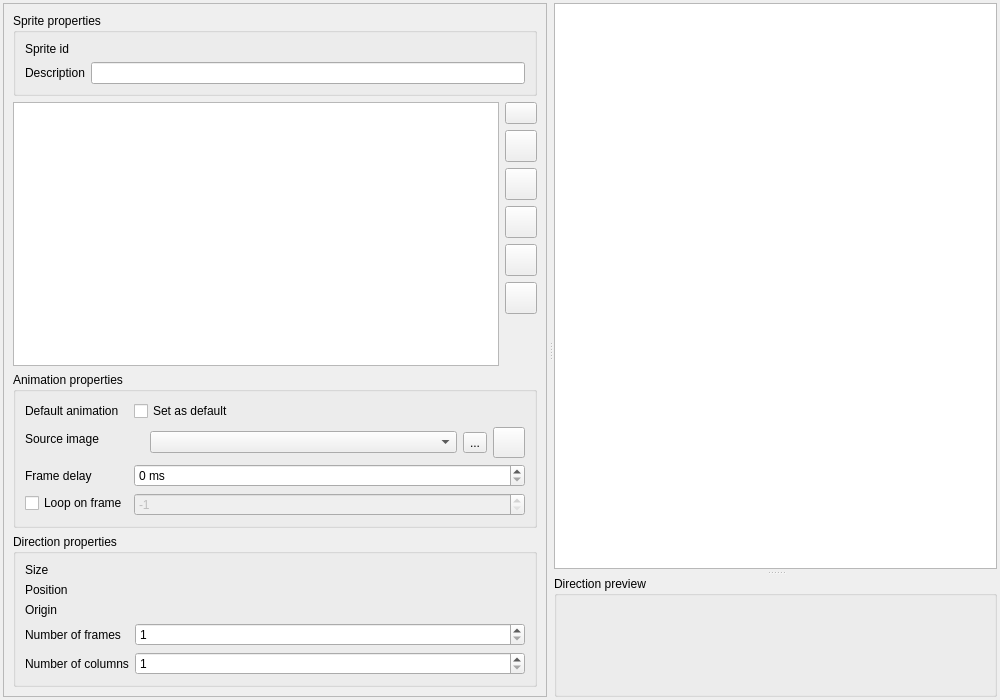
<?xml version="1.0" encoding="UTF-8"?>
<ui version="4.0">
 <class>SolarusEditor::SpriteEditor</class>
 <widget class="QWidget" name="SolarusEditor::SpriteEditor">
  <property name="geometry">
   <rect>
    <x>0</x>
    <y>0</y>
    <width>1000</width>
    <height>700</height>
   </rect>
  </property>
  <property name="sizePolicy">
   <sizepolicy hsizetype="Preferred" vsizetype="Ignored">
    <horstretch>0</horstretch>
    <verstretch>0</verstretch>
   </sizepolicy>
  </property>
  <property name="windowTitle">
   <string>Sprite editor</string>
  </property>
  <layout class="QHBoxLayout" name="horizontalLayout">
   <property name="leftMargin">
    <number>3</number>
   </property>
   <property name="topMargin">
    <number>3</number>
   </property>
   <property name="rightMargin">
    <number>3</number>
   </property>
   <property name="bottomMargin">
    <number>3</number>
   </property>
   <item>
    <widget class="QSplitter" name="horizontal_splitter">
     <property name="orientation">
      <enum>Qt::Horizontal</enum>
     </property>
     <property name="handleWidth">
      <number>7</number>
     </property>
     <property name="childrenCollapsible">
      <bool>false</bool>
     </property>
     <widget class="QWidget" name="sprite_side_view" native="true">
      <property name="sizePolicy">
       <sizepolicy hsizetype="Ignored" vsizetype="Expanding">
        <horstretch>0</horstretch>
        <verstretch>0</verstretch>
       </sizepolicy>
      </property>
      <layout class="QVBoxLayout" name="verticalLayout_2">
       <property name="leftMargin">
        <number>0</number>
       </property>
       <property name="topMargin">
        <number>0</number>
       </property>
       <property name="rightMargin">
        <number>0</number>
       </property>
       <property name="bottomMargin">
        <number>0</number>
       </property>
       <item>
        <widget class="QScrollArea" name="sprite_side_view_scroll_area">
         <property name="widgetResizable">
          <bool>true</bool>
         </property>
         <widget class="QWidget" name="sprite_side_view_scroll_area_contents">
          <property name="geometry">
           <rect>
            <x>0</x>
            <y>0</y>
            <width>584</width>
            <height>692</height>
           </rect>
          </property>
          <layout class="QVBoxLayout" name="verticalLayout_3">
           <item>
            <widget class="QGroupBox" name="sprite_properties_group_box">
             <property name="title">
              <string>Sprite properties</string>
             </property>
             <layout class="QFormLayout" name="formLayout">
              <item row="0" column="0">
               <widget class="QLabel" name="sprite_id_label">
                <property name="toolTip">
                 <string/>
                </property>
                <property name="text">
                 <string>Sprite id</string>
                </property>
               </widget>
              </item>
              <item row="0" column="1">
               <widget class="QLabel" name="sprite_id_field">
                <property name="toolTip">
                 <string>Filename of the sprite (without extension)</string>
                </property>
                <property name="text">
                 <string/>
                </property>
                <property name="textInteractionFlags">
                 <set>Qt::LinksAccessibleByMouse|Qt::TextSelectableByMouse</set>
                </property>
               </widget>
              </item>
              <item row="1" column="0">
               <widget class="QLabel" name="description_label">
                <property name="text">
                 <string>Description</string>
                </property>
               </widget>
              </item>
              <item row="1" column="1">
               <widget class="QLineEdit" name="description_field">
                <property name="toolTip">
                 <string>User-friendly description to show in the editor</string>
                </property>
               </widget>
              </item>
             </layout>
            </widget>
           </item>
           <item>
            <layout class="QHBoxLayout" name="horizontalLayout_4">
             <item>
              <widget class="SolarusEditor::SpriteTreeView" name="sprite_tree_view"/>
             </item>
             <item>
              <layout class="QVBoxLayout" name="verticalLayout">
               <item>
                <widget class="QPushButton" name="create_button">
                 <property name="maximumSize">
                  <size>
                   <width>32</width>
                   <height>32</height>
                  </size>
                 </property>
                 <property name="toolTip">
                  <string>Add</string>
                 </property>
                 <property name="text">
                  <string/>
                 </property>
                 <property name="icon">
                  <iconset resource="../../resources/images.qrc">
                   <normaloff>:/images/icon_add.png</normaloff>:/images/icon_add.png</iconset>
                 </property>
                 <property name="iconSize">
                  <size>
                   <width>24</width>
                   <height>24</height>
                  </size>
                 </property>
                </widget>
               </item>
               <item>
                <widget class="QPushButton" name="rename_button">
                 <property name="sizePolicy">
                  <sizepolicy hsizetype="Fixed" vsizetype="Fixed">
                   <horstretch>0</horstretch>
                   <verstretch>0</verstretch>
                  </sizepolicy>
                 </property>
                 <property name="minimumSize">
                  <size>
                   <width>32</width>
                   <height>32</height>
                  </size>
                 </property>
                 <property name="maximumSize">
                  <size>
                   <width>32</width>
                   <height>32</height>
                  </size>
                 </property>
                 <property name="toolTip">
                  <string>Rename</string>
                 </property>
                 <property name="text">
                  <string/>
                 </property>
                 <property name="icon">
                  <iconset resource="../../resources/images.qrc">
                   <normaloff>:/images/icon_rename.png</normaloff>:/images/icon_rename.png</iconset>
                 </property>
                 <property name="iconSize">
                  <size>
                   <width>24</width>
                   <height>24</height>
                  </size>
                 </property>
                </widget>
               </item>
               <item>
                <widget class="QPushButton" name="duplicate_button">
                 <property name="sizePolicy">
                  <sizepolicy hsizetype="Fixed" vsizetype="Fixed">
                   <horstretch>0</horstretch>
                   <verstretch>0</verstretch>
                  </sizepolicy>
                 </property>
                 <property name="minimumSize">
                  <size>
                   <width>32</width>
                   <height>32</height>
                  </size>
                 </property>
                 <property name="maximumSize">
                  <size>
                   <width>32</width>
                   <height>32</height>
                  </size>
                 </property>
                 <property name="toolTip">
                  <string>Duplicate</string>
                 </property>
                 <property name="text">
                  <string/>
                 </property>
                 <property name="icon">
                  <iconset resource="../../resources/images.qrc">
                   <normaloff>:/images/icon_copy.png</normaloff>:/images/icon_copy.png</iconset>
                 </property>
                 <property name="iconSize">
                  <size>
                   <width>24</width>
                   <height>24</height>
                  </size>
                 </property>
                </widget>
               </item>
               <item>
                <widget class="QPushButton" name="up_button">
                 <property name="sizePolicy">
                  <sizepolicy hsizetype="Fixed" vsizetype="Fixed">
                   <horstretch>0</horstretch>
                   <verstretch>0</verstretch>
                  </sizepolicy>
                 </property>
                 <property name="minimumSize">
                  <size>
                   <width>32</width>
                   <height>32</height>
                  </size>
                 </property>
                 <property name="maximumSize">
                  <size>
                   <width>32</width>
                   <height>32</height>
                  </size>
                 </property>
                 <property name="toolTip">
                  <string>Move up</string>
                 </property>
                 <property name="text">
                  <string/>
                 </property>
                 <property name="icon">
                  <iconset resource="../../resources/images.qrc">
                   <normaloff>:/images/icon_up.png</normaloff>:/images/icon_up.png</iconset>
                 </property>
                 <property name="iconSize">
                  <size>
                   <width>24</width>
                   <height>24</height>
                  </size>
                 </property>
                </widget>
               </item>
               <item>
                <widget class="QPushButton" name="down_button">
                 <property name="sizePolicy">
                  <sizepolicy hsizetype="Fixed" vsizetype="Fixed">
                   <horstretch>0</horstretch>
                   <verstretch>0</verstretch>
                  </sizepolicy>
                 </property>
                 <property name="minimumSize">
                  <size>
                   <width>32</width>
                   <height>32</height>
                  </size>
                 </property>
                 <property name="maximumSize">
                  <size>
                   <width>32</width>
                   <height>32</height>
                  </size>
                 </property>
                 <property name="toolTip">
                  <string>Move down</string>
                 </property>
                 <property name="text">
                  <string/>
                 </property>
                 <property name="icon">
                  <iconset resource="../../resources/images.qrc">
                   <normaloff>:/images/icon_down.png</normaloff>:/images/icon_down.png</iconset>
                 </property>
                 <property name="iconSize">
                  <size>
                   <width>24</width>
                   <height>24</height>
                  </size>
                 </property>
                </widget>
               </item>
               <item>
                <widget class="QPushButton" name="delete_button">
                 <property name="sizePolicy">
                  <sizepolicy hsizetype="Fixed" vsizetype="Fixed">
                   <horstretch>0</horstretch>
                   <verstretch>0</verstretch>
                  </sizepolicy>
                 </property>
                 <property name="minimumSize">
                  <size>
                   <width>32</width>
                   <height>32</height>
                  </size>
                 </property>
                 <property name="maximumSize">
                  <size>
                   <width>32</width>
                   <height>32</height>
                  </size>
                 </property>
                 <property name="toolTip">
                  <string>Delete</string>
                 </property>
                 <property name="text">
                  <string/>
                 </property>
                 <property name="icon">
                  <iconset resource="../../resources/images.qrc">
                   <normaloff>:/images/icon_cross.png</normaloff>:/images/icon_cross.png</iconset>
                 </property>
                 <property name="iconSize">
                  <size>
                   <width>24</width>
                   <height>24</height>
                  </size>
                 </property>
                </widget>
               </item>
               <item>
                <spacer name="verticalSpacer">
                 <property name="orientation">
                  <enum>Qt::Vertical</enum>
                 </property>
                 <property name="sizeHint" stdset="0">
                  <size>
                   <width>20</width>
                   <height>40</height>
                  </size>
                 </property>
                </spacer>
               </item>
              </layout>
             </item>
            </layout>
           </item>
           <item>
            <widget class="QGroupBox" name="animation_properties_group_box">
             <property name="sizePolicy">
              <sizepolicy hsizetype="Expanding" vsizetype="Preferred">
               <horstretch>0</horstretch>
               <verstretch>0</verstretch>
              </sizepolicy>
             </property>
             <property name="title">
              <string>Animation properties</string>
             </property>
             <layout class="QFormLayout" name="formLayout_2">
              <property name="fieldGrowthPolicy">
               <enum>QFormLayout::AllNonFixedFieldsGrow</enum>
              </property>
              <item row="1" column="0">
               <widget class="QLabel" name="src_image_label">
                <property name="toolTip">
                 <string/>
                </property>
                <property name="text">
                 <string>Source image</string>
                </property>
               </widget>
              </item>
              <item row="1" column="1">
               <widget class="QWidget" name="animation_name_field" native="true">
                <layout class="QHBoxLayout" name="horizontalLayout_3">
                 <property name="leftMargin">
                  <number>0</number>
                 </property>
                 <property name="topMargin">
                  <number>0</number>
                 </property>
                 <property name="rightMargin">
                  <number>0</number>
                 </property>
                 <property name="bottomMargin">
                  <number>0</number>
                 </property>
                 <item>
                  <layout class="QHBoxLayout" name="horizontal_layout_2">
                   <item>
                    <widget class="QLabel" name="src_image_value">
                     <property name="sizePolicy">
                      <sizepolicy hsizetype="Minimum" vsizetype="Preferred">
                       <horstretch>0</horstretch>
                       <verstretch>0</verstretch>
                      </sizepolicy>
                     </property>
                     <property name="minimumSize">
                      <size>
                       <width>10</width>
                       <height>0</height>
                      </size>
                     </property>
                     <property name="toolTip">
                      <string>Source image of the animation</string>
                     </property>
                     <property name="text">
                      <string/>
                     </property>
                    </widget>
                   </item>
                   <item>
                    <widget class="SolarusEditor::ResourceSelector" name="tileset_field">
                     <property name="sizePolicy">
                      <sizepolicy hsizetype="Expanding" vsizetype="Fixed">
                       <horstretch>0</horstretch>
                       <verstretch>0</verstretch>
                      </sizepolicy>
                     </property>
                     <property name="toolTip">
                      <string>Tileset of the animation</string>
                     </property>
                    </widget>
                   </item>
                   <item>
                    <widget class="QToolButton" name="src_image_refresh_button">
                     <property name="toolTip">
                      <string>Refresh image</string>
                     </property>
                     <property name="text">
                      <string>...</string>
                     </property>
                     <property name="icon">
                      <iconset resource="../../resources/images.qrc">
                       <normaloff>:/images/icon_refresh.png</normaloff>:/images/icon_refresh.png</iconset>
                     </property>
                     <property name="iconSize">
                      <size>
                       <width>24</width>
                       <height>24</height>
                      </size>
                     </property>
                    </widget>
                   </item>
                   <item>
                    <widget class="QToolButton" name="src_image_button">
                     <property name="toolTip">
                      <string>Change</string>
                     </property>
                     <property name="text">
                      <string/>
                     </property>
                     <property name="icon">
                      <iconset resource="../../resources/images.qrc">
                       <normaloff>:/images/icon_edit.png</normaloff>:/images/icon_edit.png</iconset>
                     </property>
                     <property name="iconSize">
                      <size>
                       <width>24</width>
                       <height>24</height>
                      </size>
                     </property>
                    </widget>
                   </item>
                  </layout>
                 </item>
                </layout>
               </widget>
              </item>
              <item row="2" column="1">
               <widget class="QSpinBox" name="frame_delay_field">
                <property name="toolTip">
                 <string>Delay in milliseconds between two frames of the animation</string>
                </property>
                <property name="suffix">
                 <string> ms</string>
                </property>
                <property name="maximum">
                 <number>99999</number>
                </property>
                <property name="singleStep">
                 <number>10</number>
                </property>
               </widget>
              </item>
              <item row="2" column="0">
               <widget class="QLabel" name="frame_delay_label">
                <property name="toolTip">
                 <string/>
                </property>
                <property name="text">
                 <string>Frame delay</string>
                </property>
               </widget>
              </item>
              <item row="3" column="0">
               <widget class="QCheckBox" name="loop_on_frame_check_box">
                <property name="text">
                 <string>Loop on frame</string>
                </property>
               </widget>
              </item>
              <item row="3" column="1">
               <widget class="QSpinBox" name="loop_on_frame_field">
                <property name="enabled">
                 <bool>false</bool>
                </property>
                <property name="toolTip">
                 <string>Index of the frame where you want the animation to come back when the last frame finishes</string>
                </property>
                <property name="minimum">
                 <number>-1</number>
                </property>
                <property name="maximum">
                 <number>99999</number>
                </property>
                <property name="value">
                 <number>-1</number>
                </property>
               </widget>
              </item>
              <item row="0" column="0">
               <widget class="QLabel" name="default_animation_label">
                <property name="text">
                 <string>Default animation</string>
                </property>
               </widget>
              </item>
              <item row="0" column="1">
               <widget class="QCheckBox" name="default_animation_value">
                <property name="toolTip">
                 <string>Default animation of the sprite</string>
                </property>
                <property name="text">
                 <string>Set as default</string>
                </property>
               </widget>
              </item>
             </layout>
            </widget>
           </item>
           <item>
            <widget class="QGroupBox" name="direction_properties_group_box">
             <property name="title">
              <string>Direction properties</string>
             </property>
             <layout class="QFormLayout" name="formLayout_3">
              <property name="fieldGrowthPolicy">
               <enum>QFormLayout::AllNonFixedFieldsGrow</enum>
              </property>
              <item row="3" column="0">
               <widget class="QLabel" name="position_label">
                <property name="text">
                 <string>Position</string>
                </property>
               </widget>
              </item>
              <item row="5" column="0">
               <widget class="QLabel" name="origin_label">
                <property name="text">
                 <string>Origin</string>
                </property>
               </widget>
              </item>
              <item row="6" column="0">
               <widget class="QLabel" name="num_frames_label">
                <property name="text">
                 <string>Number of frames</string>
                </property>
               </widget>
              </item>
              <item row="7" column="0">
               <widget class="QLabel" name="num_columns_label">
                <property name="text">
                 <string>Number of columns</string>
                </property>
               </widget>
              </item>
              <item row="6" column="1">
               <widget class="QSpinBox" name="num_frames_field">
                <property name="toolTip">
                 <string>Number of frames of this direction</string>
                </property>
                <property name="minimum">
                 <number>1</number>
                </property>
                <property name="maximum">
                 <number>99999</number>
                </property>
               </widget>
              </item>
              <item row="7" column="1">
               <widget class="QSpinBox" name="num_columns_field">
                <property name="toolTip">
                 <string>Number of columns of the grid containing the frames of this direction in the image</string>
                </property>
                <property name="minimum">
                 <number>1</number>
                </property>
                <property name="maximum">
                 <number>99999</number>
                </property>
               </widget>
              </item>
              <item row="1" column="0">
               <widget class="QLabel" name="size_label">
                <property name="text">
                 <string>Size</string>
                </property>
               </widget>
              </item>
              <item row="1" column="1">
               <widget class="SolarusEditor::PairSpinBox" name="size_field" native="true"/>
              </item>
              <item row="3" column="1">
               <widget class="SolarusEditor::PairSpinBox" name="position_field" native="true"/>
              </item>
              <item row="5" column="1">
               <widget class="SolarusEditor::PairSpinBox" name="origin_field" native="true"/>
              </item>
             </layout>
            </widget>
           </item>
          </layout>
         </widget>
        </widget>
       </item>
      </layout>
     </widget>
     <widget class="QSplitter" name="vertical_splitter">
      <property name="orientation">
       <enum>Qt::Vertical</enum>
      </property>
      <property name="handleWidth">
       <number>7</number>
      </property>
      <property name="childrenCollapsible">
       <bool>false</bool>
      </property>
      <widget class="SolarusEditor::SpriteView" name="sprite_view">
       <property name="sizePolicy">
        <sizepolicy hsizetype="Expanding" vsizetype="Expanding">
         <horstretch>0</horstretch>
         <verstretch>0</verstretch>
        </sizepolicy>
       </property>
      </widget>
      <widget class="QGroupBox" name="direction_preview_group_box">
       <property name="title">
        <string>Direction preview</string>
       </property>
       <layout class="QHBoxLayout" name="horizontalLayout_7">
        <item>
         <widget class="SolarusEditor::SpritePreviewer" name="sprite_previewer" native="true"/>
        </item>
       </layout>
      </widget>
     </widget>
    </widget>
   </item>
  </layout>
 </widget>
 <customwidgets>
  <customwidget>
   <class>SolarusEditor::PairSpinBox</class>
   <extends>QWidget</extends>
   <header>widgets/pair_spin_box.h</header>
   <container>1</container>
  </customwidget>
  <customwidget>
   <class>SolarusEditor::ResourceSelector</class>
   <extends>QComboBox</extends>
   <header>include/widgets/resource_selector.h</header>
  </customwidget>
  <customwidget>
   <class>SolarusEditor::SpriteTreeView</class>
   <extends>QTreeView</extends>
   <header>widgets/sprite_tree_view.h</header>
  </customwidget>
  <customwidget>
   <class>SolarusEditor::SpriteView</class>
   <extends>QGraphicsView</extends>
   <header>widgets/sprite_view.h</header>
  </customwidget>
  <customwidget>
   <class>SolarusEditor::SpritePreviewer</class>
   <extends>QWidget</extends>
   <header>widgets/sprite_previewer.h</header>
   <container>1</container>
  </customwidget>
 </customwidgets>
 <resources>
  <include location="../../resources/images.qrc"/>
 </resources>
 <connections/>
</ui>
